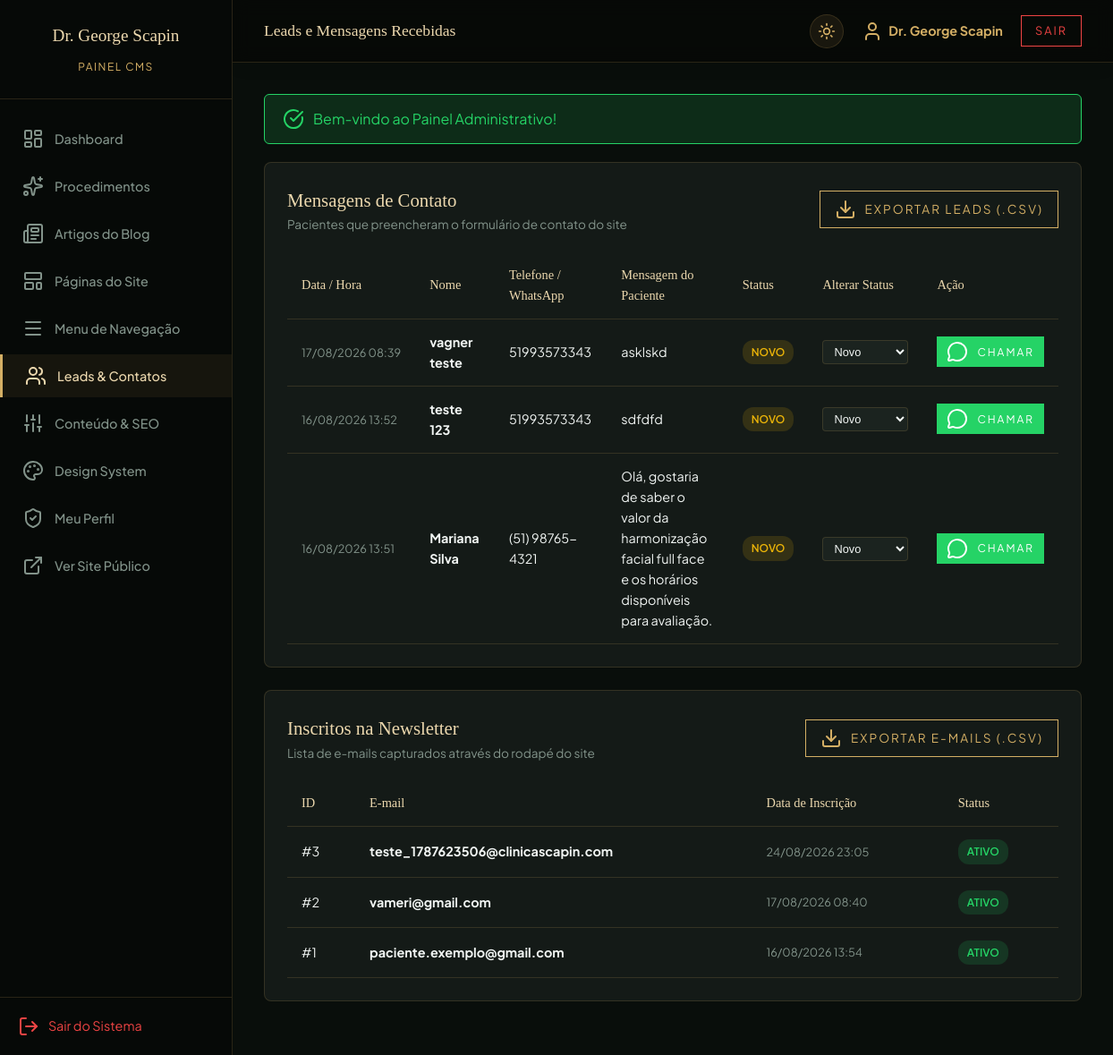
The page /admin/leads (signed in) on the database its author committed.
### tables this page shows
CREATE TABLE `contact_messages` (
  `id` int NOT NULL AUTO_INCREMENT,
  `nome` varchar(255) NOT NULL,
  `telefone` varchar(50) NOT NULL,
  `mensagem` text NOT NULL,
  `status` varchar(50) DEFAULT 'novo',
  `created_at` datetime DEFAULT CURRENT_TIMESTAMP,
  PRIMARY KEY (`id`)
);

CREATE TABLE `newsletter_subscribers` (
  `id` int NOT NULL AUTO_INCREMENT,
  `email` varchar(255) NOT NULL,
  `status` varchar(50) DEFAULT 'ativo',
  `created_at` datetime DEFAULT CURRENT_TIMESTAMP,
  PRIMARY KEY (`id`),
  UNIQUE KEY `email` (`email`)
);

### app/Presentation/Controllers/AdminController.php (called while the page is built, shortened)
<?php
class AdminController
{
    private PDOLeadRepository $leadRepo;
    public function __construct()
    {
        $this->leadRepo = new PDOLeadRepository();
    }
    public function leads(): void
    {
        $contactsPage = max(1, (int)($_GET['contacts_page'] ?? 1));
        $contactsPagination = $this->leadRepo->getContactsPaginated($contactsPage, 5);
        $contacts = $contactsPagination['data'];
        $newsPage = max(1, (int)($_GET['news_page'] ?? 1));
        $newsPagination = $this->leadRepo->getNewsletterPaginated($newsPage, 5);
        $subscribers = $newsPagination['data'];
        require admin_view_path('leads');
    }
}

### app/helpers.php (called while the page is built, shortened)
<?php
if (!function_exists('url')) {
    function url(string $path = ''): string {
        $path = ltrim($path, '/');
        return '/' . $path;
    }
}

### app/Infrastructure/Database/Connection.php (called while the page is built, shortened)
<?php
class Connection
{
    private static ?PDO $instance = null;
    public static function getInstance(): PDO
    {
        if (self::$instance === null) {
            $config = require __DIR__ . '/../../../config/database.php';
            try {
                $driver = $config['driver'] ?? 'mysql';
                if ($driver === 'sqlite') {
                    $dbPath = $config['database'];
                    self::$instance = new PDO("sqlite:" . $dbPath, null, null, [
                        PDO::ATTR_ERRMODE => PDO::ERRMODE_EXCEPTION,
                        PDO::ATTR_DEFAULT_FETCH_MODE => PDO::FETCH_ASSOC,
                        PDO::ATTR_EMULATE_PREPARES => false
                    ]);
                    self::$instance->exec('PRAGMA foreign_keys = ON;');
                } else {
                    $dsn = "mysql:host={$config['host']};port={$config['port']};dbname={$config['database']};charset={$config['charset']}";
                    self::$instance = new PDO($dsn, $config['username'], $config['password'], [
                        PDO::ATTR_ERRMODE => PDO::ERRMODE_EXCEPTION,
                        PDO::ATTR_DEFAULT_FETCH_MODE => PDO::FETCH_ASSOC,
                        PDO::ATTR_EMULATE_PREPARES => false,
                        PDO::MYSQL_ATTR_INIT_COMMAND => "SET NAMES utf8mb4"
                    ]);
                }
            } catch (PDOException $e) {
                die("Erro na conexão com o banco de dados MySQL: " . $e->getMessage());
            }
        }
        return self::$instance;
    }
}

### app/Infrastructure/Repositories/PDOLeadRepository.php (called while the page is built, shortened)
<?php
class PDOLeadRepository
{
    private PDO $pdo;
    public function __construct()
    {
        $this->pdo = Connection::getInstance();
    }
    public function getContactsPaginated(int $page = 1, int $perPage = 5): array
    {
        $page = max(1, $page);
        $offset = ($page - 1) * $perPage;
        $countStmt = $this->pdo->query("SELECT COUNT(*) as total FROM contact_messages");
        $total = (int)($countStmt->fetch()['total'] ?? 0);
        $lastPage = (int)ceil($total / $perPage);
        $stmt = $this->pdo->prepare("SELECT * FROM contact_messages ORDER BY created_at DESC LIMIT :limit OFFSET :offset");
        $stmt->bindValue(':limit', $perPage, PDO::PARAM_INT);
        $stmt->bindValue(':offset', $offset, PDO::PARAM_INT);
        $stmt->execute();
        $data = $stmt->fetchAll();
        return [
            'data' => $data,
            'total' => $total,
            'current_page' => $page,
            'per_page' => $perPage,
            'last_page' => max(1, $lastPage)
        ];
    }
    public function getNewsletterPaginated(int $page = 1, int $perPage = 5): array
    {
        $page = max(1, $page);
        $offset = ($page - 1) * $perPage;
        $countStmt = $this->pdo->query("SELECT COUNT(*) as total FROM newsletter_subscribers");
        $total = (int)($countStmt->fetch()['total'] ?? 0);
        $lastPage = (int)ceil($total / $perPage);
        $stmt = $this->pdo->prepare("SELECT * FROM newsletter_subscribers ORDER BY created_at DESC LIMIT :limit OFFSET :offset");
        $stmt->bindValue(':limit', $perPage, PDO::PARAM_INT);
        $stmt->bindValue(':offset', $offset, PDO::PARAM_INT);
        $stmt->execute();
        $data = $stmt->fetchAll();
        return [
            'data' => $data,
            'total' => $total,
            'current_page' => $page,
            'per_page' => $perPage,
            'last_page' => max(1, $lastPage)
        ];
    }
}

### admin/views/leads.php (the view, shortened to what this page needs)
<div class="admin-card">
  <div style="display: flex; justify-content: space-between; align-items: center; margin-bottom: 20px; flex-wrap: wrap; gap: 15px;">
    <div>
      <h3 style="color: var(--gold-light); font-size: 1.3rem;">Mensagens de Contato</h3>
      <p style="color: var(--text-muted); font-size: 0.85rem;">Pacientes que preencheram o formulário de contato do site</p>
    </div>
    <?php if (!empty($contacts)): ?>
      <a href="<?= url('/admin/leads/export') ?>" class="btn-primary" style="padding: 8px 16px; font-size: 0.85rem;">
        <i data-lucide="download" size="16"></i> Exportar Leads (.CSV)
      </a>
    <?php endif; ?>
  </div>
  <?php if (empty($contacts)): ?>
    <p style="color: var(--text-muted); text-align: center; padding: 30px;">Nenhuma mensagem registrada até o momento.</p>
  <?php else: ?>
    <table class="admin-table">
      <thead>
        <tr>
          <th>Data / Hora</th>
          <th>Nome</th>
          <th>Telefone / WhatsApp</th>
          <th>Mensagem do Paciente</th>
          <th>Status</th>
          <th>Alterar Status</th>
          <th>Ação</th>
        </tr>
      </thead>
      <tbody>
        <?php foreach ($contacts as $c): ?>
          <tr>
            <td style="color: var(--text-muted); font-size: 0.8rem; white-space: nowrap;"><?= date('d/m/Y H:i', strtotime($c['created_at'])) ?></td>
            <td><strong><?= htmlspecialchars($c['nome']) ?></strong></td>
            <td><?= htmlspecialchars($c['telefone']) ?></td>
            <td style="max-width: 320px;"><?= nl2br(htmlspecialchars($c['mensagem'])) ?></td>
            <td>
              <span class="badge <?= $c['status'] === 'novo' ? 'badge-warning' : ($c['status'] === 'atendido' ? 'badge-success' : 'badge-muted') ?>">
                <?= ucfirst($c['status']) ?>
              </span>
            </td>
            <td>
              <form method="POST" action="<?= url('/admin/leads/status/' . $c['id']) ?>" style="display: flex; gap: 5px;">
                <select name="status" onchange="this.form.submit()" style="background: var(--bg-input); border: 1px solid var(--card-border); color: var(--text-main); padding: 4px 8px; border-radius: 4px; font-size: 0.8rem;">
                  <option value="novo" <?= $c['status'] === 'novo' ? 'selected' : '' ?>>Novo</option>
                </select>
              </form>
            </td>
            <td>
              <a href="https://wa.me/55<?= preg_replace('/\D/', '', $c['telefone']) ?>?text=Olá%20<?= urlencode($c['nome']) ?>,%20recebemos%20sua%20mensagem%20no%20site%20do%20Dr.%20George%20Scapin." target="_blank" class="btn-primary" style="padding: 4px 10px; font-size: 0.75rem; background: #25D366; border-color: #25D366; color: #fff;">
                <i data-lucide="message-circle" size="14"></i> Chamar
              </a>
            </td>
          </tr>
        <?php endforeach; ?>
      </tbody>
    </table>
  <?php endif; ?>
</div>
<div class="admin-card">
  <div style="display: flex; justify-content: space-between; align-items: center; margin-bottom: 20px; flex-wrap: wrap; gap: 15px;">
    <div>
      <h3 style="color: var(--gold-light); font-size: 1.3rem;">Inscritos na Newsletter</h3>
      <p style="color: var(--text-muted); font-size: 0.85rem;">Lista de e-mails capturados através do rodapé do site</p>
    </div>
    <?php if (!empty($subscribers)): ?>
      <a href="<?= url('/admin/newsletter/export') ?>" class="btn-primary" style="padding: 8px 16px; font-size: 0.85rem;">
        <i data-lucide="download" size="16"></i> Exportar E-mails (.CSV)
      </a>
    <?php endif; ?>
  </div>
  <?php if (empty($subscribers)): ?>
    <p style="color: var(--text-muted); text-align: center; padding: 20px;">Nenhum assinante cadastrado ainda.</p>
  <?php else: ?>
    <table class="admin-table">
      <thead>
        <tr>
          <th>ID</th>
          <th>E-mail</th>
          <th>Data de Inscrição</th>
          <th>Status</th>
        </tr>
      </thead>
      <tbody>
        <?php foreach ($subscribers as $s): ?>
          <tr>
            <td>#<?= $s['id'] ?></td>
            <td><strong><?= htmlspecialchars($s['email']) ?></strong></td>
            <td style="color: var(--text-muted); font-size: 0.8rem;"><?= date('d/m/Y H:i', strtotime($s['created_at'])) ?></td>
            <td><span class="badge badge-success"><?= ucfirst($s['status']) ?></span></td>
          </tr>
        <?php endforeach; ?>
      </tbody>
    </table>
  <?php endif; ?>
</div>
<?php
require __DIR__ . '/../layouts/admin_layout.php';
?>

### public/assets/css/style.css (style rules this page uses)
:root { --bg-color: #060907; --bg-light: #121814; --bg-input: #1a221c; --gold-primary: #C5A059; --gold-light: #E0C38C; --text-main: #F4F4F4; --text-muted: #A0A0A0; --header-bg: rgba(6, 9, 7, 0.95); --header-border: rgba(197, 160, 89, 0.15); --hero-overlay-start: rgba(6,9,7,0.4); --hero-overlay-end: rgba(6,9,7,0.9); --page-header-bg: linear-gradient(to bottom, #121814 0%, #060907 100%); --card-border: rgba(197, 160, 89, 0.1); --card-border-hover: rgba(197, 160, 89, 0.4); --card-bg: #121814; --hero-bg-image: url('./assets/hero.png'); --logo-filter: invert(86%) sepia(18%) saturate(687%) hue-rotate(345deg) brightness(97%) contrast(89%); --font-serif: 'Playfair Display', serif; --font-sans: 'Montserrat', sans-serif; }
* { margin: 0; padding: 0; box-sizing: border-box; }
body { background-color: var(--bg-color); color: var(--text-main); font-family: var(--font-sans); line-height: 1.6; -webkit-font-smoothing: antialiased; overflow-x: hidden; transition: background-color 0.4s ease, color 0.4s ease; }
h1, h2, h3, h4 { font-family: var(--font-serif); font-weight: 400; }
.btn-primary { display: inline-flex; align-items: center; gap: 10px; padding: 15px 35px; background-color: transparent; color: var(--gold-primary); border: 1px solid var(--gold-primary); text-decoration: none; font-size: 0.9rem; letter-spacing: 2px; text-transform: uppercase; transition: all 0.3s; cursor: pointer; }

### public/assets/css/admin-design-system.css (style rules this page uses)
:root { --font-sans: 'Plus Jakarta Sans', -apple-system, BlinkMacSystemFont, "Segoe UI", Roboto, sans-serif; --font-serif: 'Playfair Display', Georgia, serif; --admin-sidebar-w: 260px; --admin-topbar-h: 68px; --radius-xs: 4px; --radius-sm: 8px; --radius-md: 12px; --radius-lg: 16px; --radius-xl: 24px; --radius-full: 9999px; --transition-fast: 0.15s cubic-bezier(0.4, 0, 0.2, 1); --transition-base: 0.25s cubic-bezier(0.4, 0, 0.2, 1); --transition-smooth: 0.35s cubic-bezier(0.4, 0, 0.2, 1); }
[data-theme="dark"] { --bg-app: #0d1210; --bg-surface: #141a17; --bg-surface-container: #1b231f; --bg-surface-container-high: #232c27; --bg-surface-variant: #28342e; --border-subtle: rgba(255, 255, 255, 0.08); --border-strong: rgba(255, 255, 255, 0.15); --card-border: rgba(197, 160, 89, 0.18); --text-main: #f1f5f3; --text-secondary: #c0ccc5; --text-muted: #82938a; --text-disabled: #54645b; --color-primary: #d4af65; --color-primary-hover: #e0c283; --color-primary-container: rgba(212, 175, 101, 0.15); --color-on-primary: #121814; --color-on-primary-container: #ecd8ae; --gold-primary: #d4af65; --gold-light: #ecd8ae; --bg-color: #0d1210; --bg-light: #141a17; --bg-input: #1b231f; --color-success: #10b981; --color-success-container: rgba(16, 185, 129, 0.15); --color-on-success: #064e3b; --color-error: #f43f5e; --color-error-container: rgba(244, 63, 94, 0.15); --color-on-error: #881337; --color-warning: #f59e0b; --color-warning-container: rgba(245, 158, 11, 0.15); --color-on-warning: #78350f; --color-info: #0ea5e9; --color-info-container: rgba(14, 165, 233, 0.15); --color-on-info: #075985; --elevation-1: 0px 1px 3px rgba(0, 0, 0, 0.4), 0px 1px 2px rgba(0, 0, 0, 0.6); --elevation-2: 0px 4px 12px rgba(0, 0, 0, 0.5); --elevation-3: 0px 8px 24px rgba(0, 0, 0, 0.6); }

### admin/layouts/admin_layout.php (style rules this page uses)
:root { --admin-sidebar-w: 260px; }
body { display: flex; min-height: 100vh; background: #090e0b; transition: background-color 0.3s ease, color 0.3s ease; }
.admin-card { background: var(--bg-light); border: 1px solid var(--card-border); border-radius: 8px; padding: 25px; margin-bottom: 25px; transition: background-color 0.3s ease, border-color 0.3s ease, box-shadow 0.3s ease; }
.admin-table { width: 100%; border-collapse: collapse; margin-top: 15px; }
.admin-table th, .admin-table td { padding: 14px 16px; text-align: left; border-bottom: 1px solid var(--card-border); font-size: 0.9rem; }
.admin-table th { color: var(--gold-light); font-family: var(--font-serif); font-weight: 500; }
.badge { display: inline-block; padding: 4px 10px; border-radius: 12px; font-size: 0.75rem; text-transform: uppercase; font-weight: 600; }
.badge-success { background: rgba(37, 211, 102, 0.15); color: #25D366; }
.badge-warning { background: rgba(234, 179, 8, 0.15); color: #eab308; }

### rows shown on the page
contact_messages: created_at "17/08/2026 08:39", nome "vagner teste", telefone "51993573343", mensagem "asklskd", status "NOVO", status "Novo"
contact_messages: created_at "16/08/2026 13:52", nome "teste 123", telefone "51993573343", mensagem "sdfdfd", status "NOVO", status "Novo"
contact_messages: created_at "16/08/2026 13:51", nome "Mariana Silva", telefone "(51) 98765-4321", mensagem "Olá, gostaria de saber o valor da harmonização facial full face e os horários disponíveis para avaliação.", status "NOVO", status "Novo"
newsletter_subscribers: id "3", email "teste_1787623506@clinicascapin.com", created_at "24/08/2026 23:05", status "ATIVO"
newsletter_subscribers: id "2", email "vameri@gmail.com", created_at "17/08/2026 08:40", status "ATIVO"
newsletter_subscribers: id "1", email "paciente.exemplo@gmail.com", created_at "16/08/2026 13:54", status "ATIVO"

### other values the page prints
$pageTitle "Leads e Mensagens Recebidas"
$user['name'] "Dr. George Scapin"
$msg "Bem-vindo ao Painel Administrativo!"
